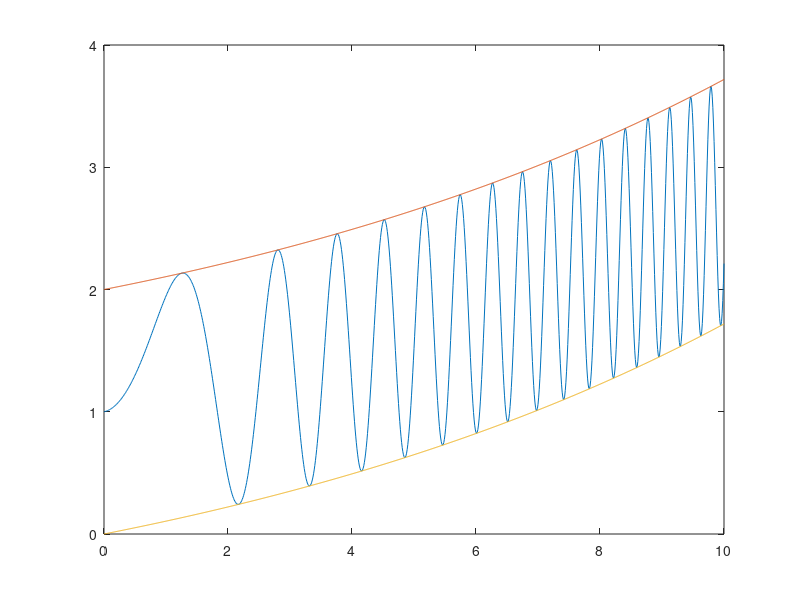

Write the MATLAB code that produced this figure.
# Problem 6 a
a = [1; 2; 3; 4; 5];
b = a .^ 3;
c = sqrt(1 + a) ./ log(a);
fprintf('b = %f\n', b);
fprintf('c = %f\n', c);

# Problem 6 b
x = 0:0.01:10;
y = sin(x .^ 2) + e .^ (0.1 .* x);
z = 1 + e .^ (0.1 .* x);
t = -1 + e .^ (0.1 .* x);
plot(x, y, x, z, x, t);